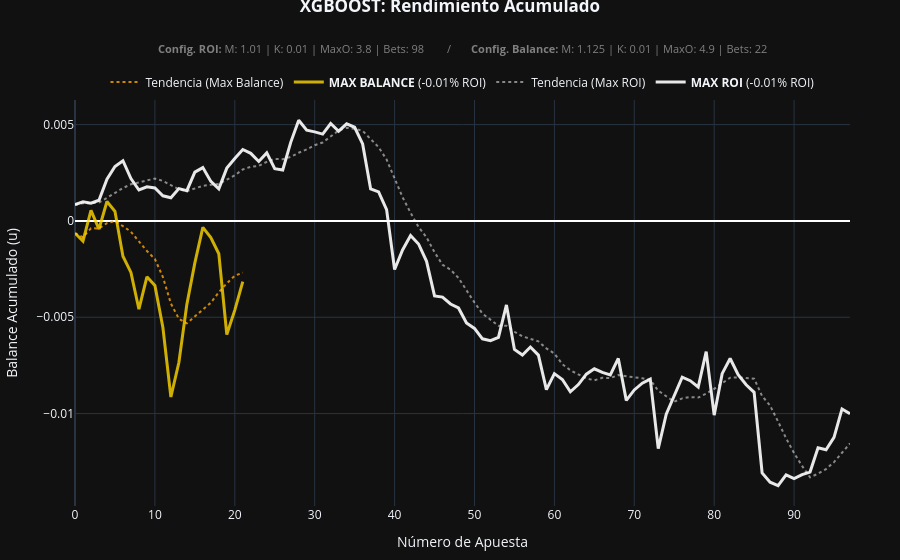

Write notebook code for a chart like this one.
### Code cell
# --- VISUALIZACIÓN DE LA MEJOR ESTRATEGIA: XGBOOST (ROI vs BALANCE) ---

if 'best_history_xg_df' in locals() and not df_grid_xg_sorted.empty:
    df_viz_roi_x = best_history_xg_df.sort_values('Date').reset_index(drop=True)
    df_viz_roi_x['Balance_Cum'] = df_viz_roi_x['Ganancia'].cumsum()
    df_viz_roi_x['MA_Balance'] = df_viz_roi_x['Balance_Cum'].rolling(window=7, min_periods=1).mean()

    roi_row_x = df_grid_xg_sorted.iloc[0]
    rx_val, rx_bal, rx_bets = roi_row_x['ROI(%)'], roi_row_x['Balance'], int(roi_row_x['Apuestas'])
    rx_marg, rx_kelly, rx_max_o = roi_row_x['Margen'], roi_row_x['Kelly'], roi_row_x['Max_Odd']

    bal_row_x = df_grid_xg_sorted.sort_values(by='Balance', ascending=False).iloc[0]

    if (bal_row_x['Margen'] != rx_marg) or (bal_row_x['Kelly'] != rx_kelly) or (bal_row_x['Max_Odd'] != rx_max_o):
        bx_m, bx_k, bx_mo = bal_row_x['Margen'], bal_row_x['Kelly'], bal_row_x['Max_Odd']
        mask_bal_x = valid_mask_xg & (odds_flat_xg <= bx_mo) & (probs_flat_xg * odds_flat_xg > bx_m)

        df_viz_bal_x = pd.DataFrame({
            'Date': fechas_flat_xg[mask_bal_x],
            'Ganancia': profit_base_xg[mask_bal_x] * bx_k * unit
        }).sort_values('Date').reset_index(drop=True)
    else:
        df_viz_bal_x = df_viz_roi_x.copy()

    df_viz_bal_x['Balance_Cum'] = df_viz_bal_x['Ganancia'].cumsum()
    df_viz_bal_x['MA_Balance'] = df_viz_bal_x['Balance_Cum'].rolling(window=7, min_periods=1).mean()

    bx_val, bx_bal_total, bx_bets = bal_row_x['ROI(%)'], bal_row_x['Balance'], int(bal_row_x['Apuestas'])
    bx_marg, bx_kelly, bx_max_o = bal_row_x['Margen'], bal_row_x['Kelly'], bal_row_x['Max_Odd']

    fig = go.Figure()

    fig.add_trace(go.Scatter(x=df_viz_bal_x.index, y=df_viz_bal_x['MA_Balance'], name='Tendencia (Max Balance)',
                             line=dict(color='rgba(255, 165, 0, 0.8)', width=2, dash='dot')))
    fig.add_trace(go.Scatter(x=df_viz_bal_x.index, y=df_viz_bal_x['Balance_Cum'],
                             name=f'<b>MAX BALANCE</b> ({bx_val:.2f}% ROI)',
                             line=dict(color='rgba(255, 215, 0, 0.8)', width=3)))

    fig.add_trace(go.Scatter(x=df_viz_roi_x.index, y=df_viz_roi_x['MA_Balance'], name='Tendencia (Max ROI)',
                             line=dict(color='rgba(255, 255, 255, 0.5)', width=2, dash='dot')))
    fig.add_trace(go.Scatter(x=df_viz_roi_x.index, y=df_viz_roi_x['Balance_Cum'],
                             name=f'<b>MAX ROI</b> ({rx_val:.2f}% ROI)',
                             line=dict(color='rgba(255, 255, 255, 0.9)', width=3)))

    subtitle_text = (f"<b>Config. ROI:</b> M: {rx_marg} | K: {rx_kelly} | MaxO: {rx_max_o} | Bets: {rx_bets}  "
                     f"      /       "
                     f"<b>Config. Balance:</b> M: {bx_marg} | K: {bx_kelly} | MaxO: {bx_max_o} | Bets: {bx_bets}")

    fig.update_layout(
        template='plotly_dark',
        title={'text': '<b>XGBOOST: Rendimiento Acumulado</b>', 'y': 1, 'x': 0.5, 'xanchor': 'center'},
        annotations=[dict(text=subtitle_text, showarrow=False, xref="paper", yref="paper", x=0.5, y=1.15, font=dict(size=11, color="gray"))],
        hovermode='x unified',
        xaxis=dict(title='Número de Apuesta'),
        yaxis=dict(title='Balance Acumulado (u)', zeroline=True, zerolinecolor='white'),
        legend=dict(orientation="h", yanchor="top", y=1.08, xanchor="center", x=0.5),
        margin=dict(t=100, b=50, l=50, r=50)
    )
    fig.show()
else:
    print("⚠️ No hay datos suficientes para graficar.")

### Figure 1 — Plotly figure (JSON) as saved in the notebook; plotly's stock layout.template omitted (floating-point values rounded to 4 significant figures)
{"data": [{"line": {"color": "rgba(255, 165, 0, 0.8)", "dash": "dot", "width": 2}, "name": "Tendencia (Max Balance)", "type": "scatter", "x": [0, 1, 2, 3, 4, 5, 6, 7, 8, 9, 10, 11, 12, 13, 14, 15, 16, 17, 18, 19, 20, 21], "y": [-0.0006399, -0.0008428, -0.0003793, -0.000391, -0.0001111, -9.556e-06, -0.0002703, -0.000561, -0.001066, -0.001559, -0.001977, -0.002912, -0.004289, -0.005076, -0.005313, -0.004969, -0.004603, -0.004247, -0.0037, -0.003236, -0.002848, -0.00268]}, {"line": {"color": "rgba(255, 215, 0, 0.8)", "width": 3}, "name": "<b>MAX BALANCE</b> (-0.01% ROI)", "type": "scatter", "x": [0, 1, 2, 3, 4, 5, 6, 7, 8, 9, 10, 11, 12, 13, 14, 15, 16, 17, 18, 19, 20, 21], "y": [-0.0006399, -0.001046, 0.0005477, -0.000426, 0.001008, 0.0004983, -0.001835, -0.002675, -0.004583, -0.002901, -0.003355, -0.005532, -0.009141, -0.007348, -0.004331, -0.002176, -0.0003379, -0.0008639, -0.001704, -0.005894, -0.00463, -0.003155]}, {"line": {"color": "rgba(255, 255, 255, 0.5)", "dash": "dot", "width": 2}, "name": "Tendencia (Max ROI)", "type": "scatter", "x": [0, 1, 2, 3, 4, 5, 6, 7, 8, 9, 10, 11, 12, 13, 14, 15, 16, 17, 18, 19, 20, 21, 22, 23, 24, 25, 26, 27, 28, 29, 30, 31, 32, 33, 34, 35, 36, 37, 38, 39, 40, 41, 42, 43, 44, 45, 46, 47, 48, 49, 50, 51, 52, 53, 54, 55, 56, 57, 58, 59, 60, 61, 62, 63, 64, 65, 66, 67, 68, 69, 70, 71, 72, 73, 74, 75, 76, 77, 78, 79, 80, 81, 82, 83, 84, 85, 86, 87, 88, 89, 90, 91, 92, 93, 94, 95, 96, 97], "y": [0.0008417, 0.0009171, 0.0009172, 0.000956, 0.001199, 0.00147, 0.001706, 0.0019, 0.001988, 0.00211, 0.002201, 0.002077, 0.001846, 0.001639, 0.001549, 0.001681, 0.001823, 0.001872, 0.001923, 0.002143, 0.002367, 0.002673, 0.002812, 0.002857, 0.003069, 0.003218, 0.003204, 0.003324, 0.00354, 0.003713, 0.003932, 0.004072, 0.004407, 0.004694, 0.004831, 0.00478, 0.004677, 0.004255, 0.003826, 0.003187, 0.002162, 0.001227, 0.000425, -0.000317, -0.0008544, -0.001625, -0.002275, -0.002531, -0.002961, -0.00361, -0.004236, -0.00481, -0.005142, -0.00544, -0.005447, -0.005754, -0.005993, -0.006131, -0.006252, -0.006615, -0.006884, -0.007437, -0.007751, -0.007969, -0.008171, -0.008272, -0.008145, -0.008155, -0.007999, -0.008063, -0.008103, -0.00817, -0.008247, -0.008812, -0.009102, -0.009383, -0.009211, -0.009142, -0.009171, -0.008967, -0.008718, -0.008418, -0.008137, -0.008119, -0.008149, -0.008188, -0.009088, -0.009586, -0.01042, -0.01128, -0.01205, -0.01272, -0.01331, -0.01312, -0.01288, -0.01252, -0.01203, -0.01155]}, {"line": {"color": "rgba(255, 255, 255, 0.9)", "width": 3}, "name": "<b>MAX ROI</b> (-0.01% ROI)", "type": "scatter", "x": [0, 1, 2, 3, 4, 5, 6, 7, 8, 9, 10, 11, 12, 13, 14, 15, 16, 17, 18, 19, 20, 21, 22, 23, 24, 25, 26, 27, 28, 29, 30, 31, 32, 33, 34, 35, 36, 37, 38, 39, 40, 41, 42, 43, 44, 45, 46, 47, 48, 49, 50, 51, 52, 53, 54, 55, 56, 57, 58, 59, 60, 61, 62, 63, 64, 65, 66, 67, 68, 69, 70, 71, 72, 73, 74, 75, 76, 77, 78, 79, 80, 81, 82, 83, 84, 85, 86, 87, 88, 89, 90, 91, 92, 93, 94, 95, 96, 97], "y": [0.0008417, 0.0009925, 0.0009174, 0.001072, 0.002171, 0.002823, 0.003127, 0.002198, 0.001606, 0.001774, 0.001711, 0.001304, 0.001201, 0.001677, 0.001568, 0.002533, 0.002768, 0.002052, 0.001663, 0.00274, 0.003244, 0.003708, 0.003507, 0.003088, 0.00353, 0.00271, 0.002645, 0.004079, 0.005223, 0.004714, 0.004622, 0.004508, 0.005057, 0.004657, 0.005039, 0.004861, 0.003997, 0.001664, 0.001505, 0.0005897, -0.00252, -0.001506, -0.0007538, -0.001197, -0.002098, -0.003893, -0.003956, -0.004312, -0.00452, -0.005293, -0.005579, -0.00612, -0.006212, -0.006044, -0.004362, -0.00667, -0.006962, -0.006546, -0.006966, -0.008756, -0.007927, -0.008228, -0.008868, -0.008494, -0.007954, -0.007676, -0.007866, -0.007997, -0.007138, -0.009315, -0.008773, -0.008424, -0.008212, -0.01182, -0.01003, -0.009107, -0.00811, -0.008293, -0.008622, -0.006784, -0.01008, -0.007929, -0.00714, -0.007981, -0.008507, -0.008895, -0.01308, -0.01356, -0.01374, -0.01318, -0.01338, -0.01317, -0.01304, -0.01177, -0.01188, -0.01123, -0.009759, -0.01]}], "layout": {"annotations": [{"font": {"color": "gray", "size": 11}, "showarrow": false, "text": "<b>Config. ROI:</b> M: 1.01 | K: 0.01 | MaxO: 3.8 | Bets: 98        /       <b>Config. Balance:</b> M: 1.125 | K: 0.01 | MaxO: 4.9 | Bets: 22", "x": 0.5, "xref": "paper", "y": 1.15, "yref": "paper"}], "hovermode": "x unified", "legend": {"orientation": "h", "x": 0.5, "xanchor": "center", "y": 1.08, "yanchor": "top"}, "margin": {"b": 50, "l": 50, "r": 50, "t": 100}, "title": {"text": "<b>XGBOOST: Rendimiento Acumulado</b>", "x": 0.5, "xanchor": "center", "y": 1}, "xaxis": {"title": {"text": "Número de Apuesta"}}, "yaxis": {"title": {"text": "Balance Acumulado (u)"}, "zeroline": true, "zerolinecolor": "white"}}}
